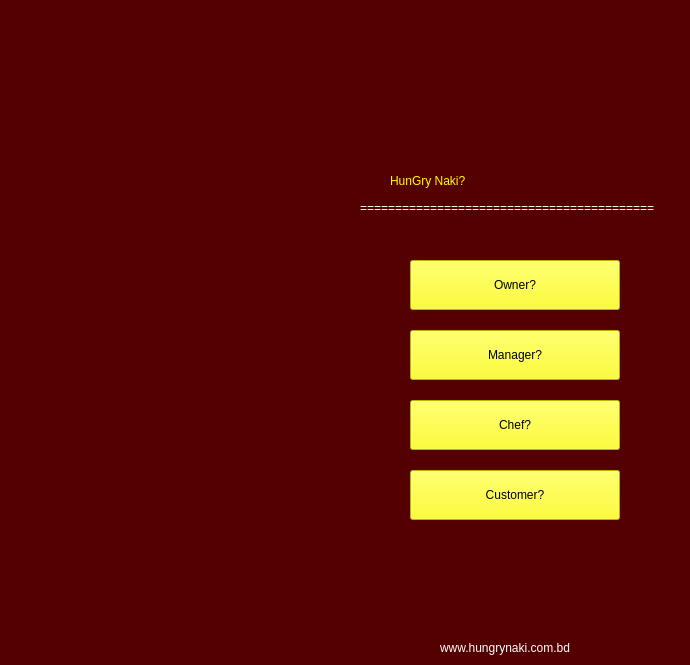
    <widget class="QWidget" name="openPage">
     <property name="styleSheet">
      <string notr="true">background-color: rgb(0, 255, 0);
background-color: rgb(85, 0, 0);</string>
     </property>
     <widget class="QLabel" name="labelhangrynaki">
      <property name="geometry">
       <rect>
        <x>390</x>
        <y>160</y>
        <width>291</width>
        <height>41</height>
       </rect>
      </property>
      <property name="styleSheet">
       <string notr="true">color: rgb(255, 255, 0);
font: 75 22pt &quot;Segoe Script&quot;;</string>
      </property>
      <property name="text">
       <string>HunGry Naki?</string>
      </property>
     </widget>
     <widget class="QPushButton" name="ownerbutton">
      <property name="geometry">
       <rect>
        <x>410</x>
        <y>260</y>
        <width>210</width>
        <height>50</height>
       </rect>
      </property>
      <property name="styleSheet">
       <string notr="true">background-color: rgb(255, 255, 0);
color: rgb(0, 0, 0);
font: 14pt &quot;Impact&quot;;</string>
      </property>
      <property name="text">
       <string>Owner?</string>
      </property>
     </widget>
     <widget class="QPushButton" name="managerbutton">
      <property name="geometry">
       <rect>
        <x>410</x>
        <y>330</y>
        <width>210</width>
        <height>50</height>
       </rect>
      </property>
      <property name="styleSheet">
       <string notr="true">background-color: rgb(255, 255, 0);
color: rgb(0, 0, 0);
font: 14pt &quot;Impact&quot;;</string>
      </property>
      <property name="text">
       <string>Manager?</string>
      </property>
     </widget>
     <widget class="QPushButton" name="chefbutton">
      <property name="geometry">
       <rect>
        <x>410</x>
        <y>400</y>
        <width>210</width>
        <height>50</height>
       </rect>
      </property>
      <property name="styleSheet">
       <string notr="true">font: 14pt &quot;Impact&quot;;
background-color: rgb(255, 255, 0);
color: rgb(0, 0, 0);</string>
      </property>
      <property name="text">
       <string>Chef?</string>
      </property>
     </widget>
     <widget class="QPushButton" name="customerbutton">
      <property name="geometry">
       <rect>
        <x>410</x>
        <y>470</y>
        <width>210</width>
        <height>50</height>
       </rect>
      </property>
      <property name="styleSheet">
       <string notr="true">font: 14pt &quot;Impact&quot;;
background-color: rgb(255, 255, 0);
color: rgb(0, 0, 0);</string>
      </property>
      <property name="text">
       <string>Customer?</string>
      </property>
     </widget>
     <widget class="QLabel" name="designequal">
      <property name="geometry">
       <rect>
        <x>360</x>
        <y>200</y>
        <width>321</width>
        <height>16</height>
       </rect>
      </property>
      <property name="styleSheet">
       <string notr="true">color: rgb(255, 255, 255);</string>
      </property>
      <property name="text">
       <string>==========================================</string>
      </property>
     </widget>
     <widget class="QLabel" name="label_3">
      <property name="geometry">
       <rect>
        <x>440</x>
        <y>640</y>
        <width>191</width>
        <height>16</height>
       </rect>
      </property>
      <property name="styleSheet">
       <string notr="true">color: rgb(255, 255, 255);
font: 8pt &quot;Comic Sans MS&quot;;</string>
      </property>
      <property name="text">
       <string>www.hungrynaki.com.bd</string>
      </property>
     </widget>
    </widget>
